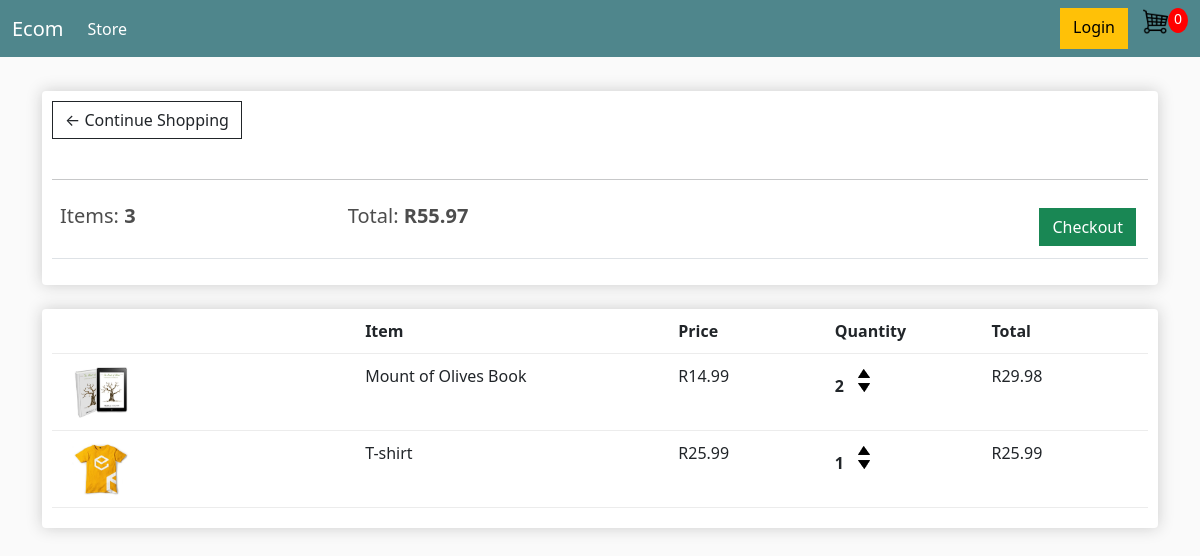
The page /cart/ (signed in) on the database as committed earlier.
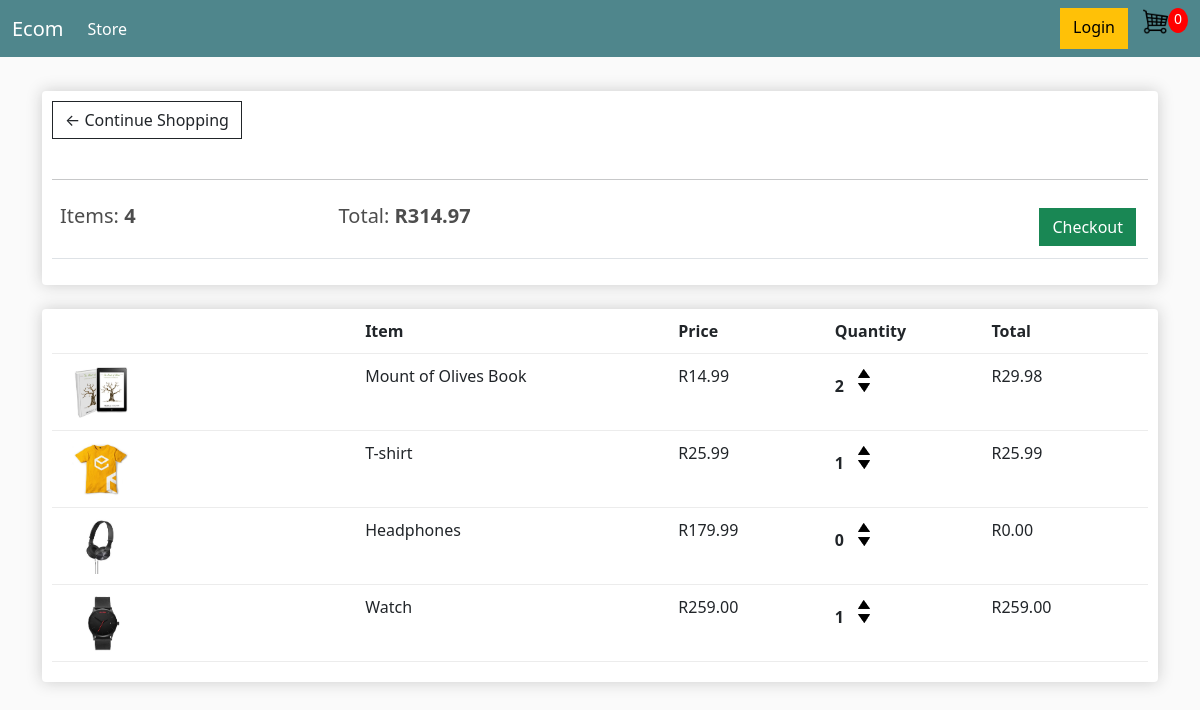
The same page on the database as committed later.
### store/models.py (models this page shows, shortened)
class Order(models.Model):
  customer = models.ForeignKey(Customer, on_delete=models.SET_NULL, null=True, blank=True)
  date_ordered = models.DateTimeField(auto_now_add=True)
  complete = models.BooleanField(default=False, null=True, blank=False)
  transaction_id = models.CharField(max_length=100, null=True)
  @property
  def get_cart_total(self):
    orderitems: OrderItem = self.orderitem_set.all()
    total = sum([item.get_total for item in orderitems])
    return total
  @property
  def get_cart_items(self):
    orderitems = self.orderitem_set.all()
    total = sum([item.quantity for item in orderitems])
    return total

class OrderItem(models.Model):
  product = models.ForeignKey(Product, on_delete=models.SET_NULL, blank=True, null=True)
  order = models.ForeignKey(Order, on_delete=models.SET_NULL, blank=True, null=True)
  quantity = models.IntegerField(default=0, null=True, blank=True)
  date_added = models.DateTimeField(auto_now_add=True)
  @property
  def get_total(self):
    total = self.product.price * self.quantity
    return total

class Product(models.Model):
  name = models.CharField(max_length=255, null=True)
  price = models.DecimalField(max_digits=10, decimal_places=2)
  digital = models.BooleanField(default=False, null=True, blank=False)
  image = models.ImageField(null=True, blank=True)
  @property
  def imageUrl(self):
    imageUrl = self.image.url
    try:
      url = imageUrl
    except:
      url = ''
    return url

### store/views.py (the view)
# urls.py: path('cart/', views.cart, name='cart'),
def cart(request):
  if request.user.is_authenticated:
    customer = request.user.customer
    order, created = Order.objects.get_or_create(customer=customer, complete=False)
    items = order.orderitem_set.all()
  else:
    items = []
    order = {'get_cart_total': 0, 'get_cart_items': 0}
  context ={'items': items, 'order': order}
  return render(request, 'store/cart.html', context)

### store/templates/store/cart.html (shortened to what this page needs)
{% extends 'store/main.html' %}
{% load static %}
{% block content %}
<div class="row">
  <div class="col-lg-12">
    <div class="box-element">
      <a href="{% url 'store' %}" class="btn btn-outline-dark">&#x2190; Continue Shopping</a>
      <br>
      <br>
      <hr>
      <table class="table">
        <tr>
          <th>
            <h5>Items: <strong>{{order.get_cart_items}}</strong></h5>
          </th>
          <th>
            <h5>Total: <strong>R{{order.get_cart_total}}</strong></h5>
          </th>
          <th>
            <a class="btn btn-success" style="float: right; margin: 0.25rem" href="{% url 'checkout' %}">Checkout</a>
          </th>
        </tr>
      </table>
    </div>
    <br>
    <div class="box-element">
      <div class="cart-row">
        <div style="flex:2"></div>
        <div style="flex:2"><strong>Item</strong></div>
        <div style="flex:1"><strong>Price</strong></div>
        <div style="flex:1"><strong>Quantity</strong></div>
        <div style="flex:1"><strong>Total</strong></div>
      </div>
      {% for item in items %}
      <div class="cart-row">
        <div style="flex:2"><img class="row-image" src="{{item.product.imageUrl}}" alt=""></div>
        <div style="flex:2">{{item.product.name}}</div>
        <div style="flex:1">R{{item.product.price}}</div>
        <div style="flex:1">
          <p class="quantity">{{item.quantity}}</p>
          <div class="quantity">
            <img class="chg-quantity" src="{% static 'images/arrow-up.png' %}" alt="">
            <img class="chg-quantity" src="{% static 'images/arrow-down.png' %}" alt="">
          </div>
        </div>
        <div style="flex:1">R{{item.get_total}}</div>
      </div>
      {% endfor %}
    </div>
  </div>
</div>
{% endblock content %}

### store/templates/store/main.html (shortened to what this page needs)
<!DOCTYPE html>
{% load static %}
<html lang="en">
<head>
  <link href="https://cdn.jsdelivr.net/npm/bootstrap@5.2.0/dist/css/bootstrap.min.css" rel="stylesheet"
>
  <link rel="stylesheet" href="{% static 'css/main.css' %}">
</head>
<body>
  <nav class="navbar navbar-expand-lg navbar-dark bg-dark">
    <div class="container-fluid">
      <a class="navbar-brand" href="{% url 'store' %}">Ecom</a>
      <div class="collapse navbar-collapse" id="navbarSupportedContent">
        <ul class="navbar-nav me-auto mb-2 mb-lg-0">
          <li class="nav-item">
            <a class="nav-link active" aria-current="page" href="{% url 'store' %}">Store</a>
          </li>
        </ul>
        <div class="d-flex my-2 my-lg-0">
          <a class="btn btn-warning" href="">Login</a>
          <a href="{% url 'cart' %}">
            <img id="cart-icon" src="{% static 'images/cart.png' %}" alt="cart image">
          </a>
          <p id="cart-total">0</p>
        </div>
      </div>
    </div>
  </nav>
  <div class="container">
    <br>
    {% block content %}
    {% endblock content %}
  </div>
</body>
</html>

### static/css/main.css (style rules this page uses)
body { background-color: hsl(0, 0%, 98%); }
h1, h2, h3, h4, h5, h6 { color: hsl(0, 0%, 30%); }
.box-element { box-shadow: hsl(0, 0%, 80%) 0 0 16px; background-color: #fff; border-radius: 4px; padding: 10px; }
.bg-dark { background-color: #4f868c !important; }
#cart-icon { width: 25px; display: inline-block !important; margin-left: 15px; }
#cart-total { display: block; text-align: center; color: #fff; background-color: red; width: 20px; height: 25px; border-radius: 50%; font-size: 14px; }
.col-lg-4, .col-lg-6, .col-lg-8, .col-lg-12 { margin-top: 10px; }
.btn { border-radius: 0; }
.row-image { width: 100px; }
.cart-row { display: flex; align-items: flex-stretch; padding-bottom: 10px; margin-bottom: 10px; border-bottom: 1px solid #ececec; }
.quantity { display: inline-block; font-weight: 700; padding-right: 10px; text-align: center; }
.chg-quantity { width: 12px; cursor: pointer; display: block; margin-top: 5px; transition: .1s; }

Rows that differ between the two databases and show on the page:
computed for Order: get_cart_items "3" → "4"; get_cart_total "55.97" → "314.97"
added OrderItem: product.imageUrl (picture), product.name "Headphones", product.price "179.99", quantity "0", get_total "0.00"
added OrderItem: product.imageUrl (picture), product.name "Watch", product.price "259.00", quantity "1", get_total "259.00"
